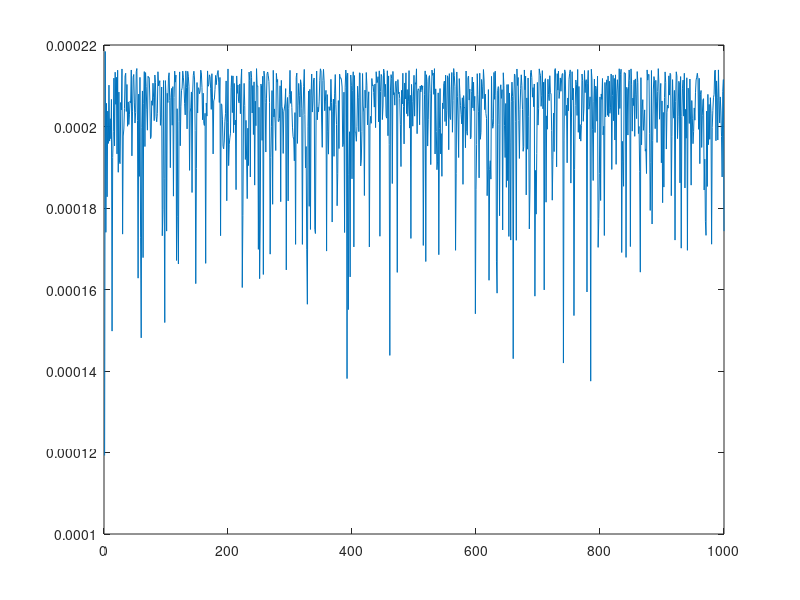

Reproduce this figure in MATLAB.
nRows = 200;
peak = 5;

input = .95;
weight_far = .80;
weight_close = .95;
weight_near = .94;
dims = 8;
k_exp = .1;

weights_far = (.5)*(4/5) + (1/5)*(.81)

farthest = (1 / (1 + exp(-k_exp*log(1 / ( (dims * (input - weight_far))/dims )  ) ) ) ) * (peak)
closest = (1 / (1 + exp(-k_exp*log(1 / ( (dims * (input - weight_close))/dims )  ) ) ) ) * (peak)
near = (1 / (1 + exp(-k_exp*log(1 / ( (dims * (input - weight_near))/dims )  ) ) ) ) * (peak)


farthest / closest
farthest - closest

tot = .5;

far_tot = (1 / (1 + exp(-k_exp*log(1 / ( (dims * (input - tot))/dims )  ) ) ) ) * (nRows^2 - peak)
close_tot = (1 / (1 + exp(-k_exp*log(1 / ( (dims * (input - tot))/dims )  ) ) ) ) * (nRows^2 - peak)
near_tot = (1 / (1 + exp(-k_exp*log(1 / ( (dims * (input - tot))/dims )  ) ) ) ) * (nRows^2 - peak)


far_tot - close_tot

far_selec = farthest / far_tot
close_selec = closest / close_tot
near_selec = near / near_tot
% so, are these the upper and lower bounds of the familiarity signal?

% max famil diff (want at beginning for misMatch trials)
close_selec - far_selec


close_selec - near_selec


%% simulation
sims = 1000;
far_selec = zeros(1,sims);
close_selec = zeros(1,sims);
for sim = 1:sims
    weight_far = rand;
    
    farthest = (1 / (1 + exp(-k_exp*log(1 / ( (dims * (input - weight_far))/dims )  ) ) ) ) * (peak);
    closest = (1 / (1 + exp(-k_exp*log(1 / ( (dims * (input - weight_close))/dims )  ) ) ) ) * (peak);
    
    tot = (1 / (1 + exp(-k_exp*log(1 / ( (dims * (input - tot))/dims )  ) ) ) ) * (nRows^2 - peak);
    
    far_selec(sim) = farthest / tot;
    close_selec(sim) = closest / tot;
    
    
end

plot(1:sims,close_selec-far_selec)
